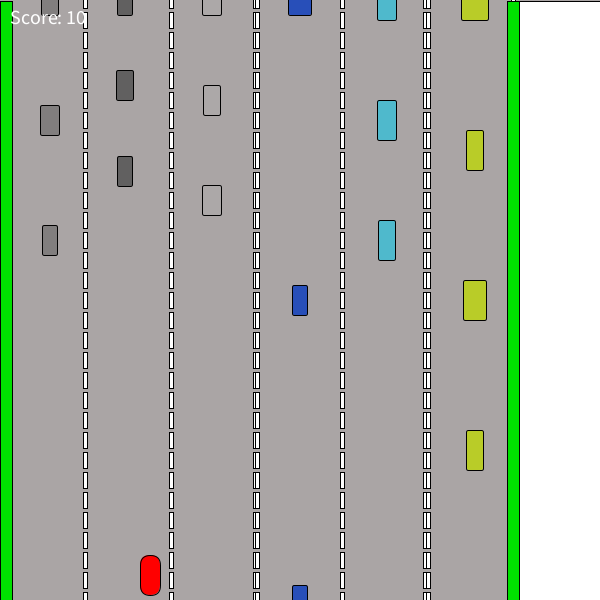
Frame 1 (no input)
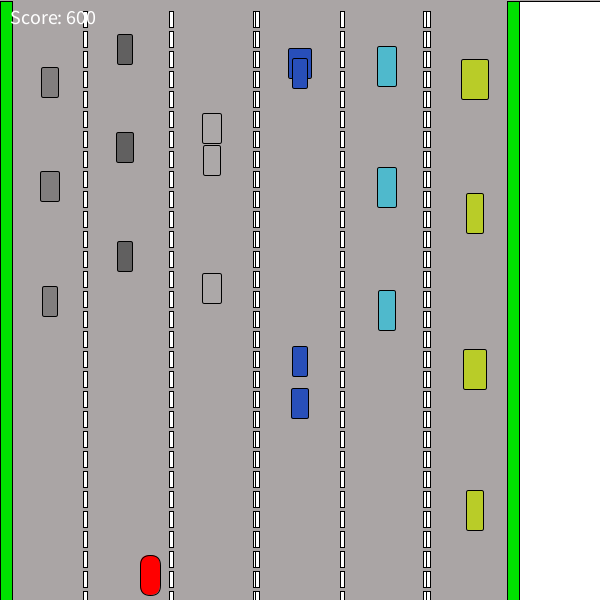
Frame 60 (the mouse pressed at the canvas centre just before this capture)
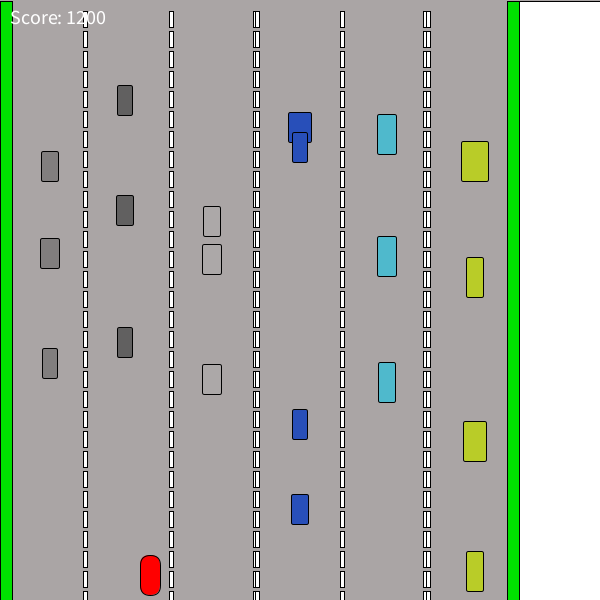
Frame 120 (the mouse held since frame 60 and released just before this capture)

The Processing sketch that drew these frames (run headless with seeded random() and noise(); from frame 60 on, the mouse is pressed at the canvas centre):

// Processing sketch: jeux_de_voitures_Ali
// ── jeux_de_voitures_Ali.pde
int score = 0;
boolean gameOver = false;
int meilleurScore = 0;
/////////////////////////////////le trotoire/////////////////////////////////////////////////
Trotoir[] trotoire1 = new Trotoir[100];
Trotoir[] trotoire2 = new Trotoir[100];
Trotoir[] trotoire3 = new Trotoir[100];
Trotoir[] trotoire4 = new Trotoir[100];
Trotoir[] trotoire5 = new Trotoir[100];

////////////////////////////////les voitures/////////////////////////////////////////////////
//***les couleurs***//
float A, B, C, D;

Voiture[] voitures1 = new Voiture[3];
Voiture[] voitures2 = new Voiture[3];
Voiture[] voitures3 = new Voiture[3];
Voiture[] voitures4 = new Voiture[4];
Voiture[] voitures5 = new Voiture[3];
Voiture[] voitures6 = new Voiture[4];
//////////////////////la voitue a manipuler////////////////////////////////////////////////////
Voiture1 voiture;
////////////////////////////////////////////////////////////////////////////////////////////////
void setup() {
  size(600, 600);

  ////////////////////////////le trotoire///////////////////////////////////////////////////////
  for (int i = 0; i < trotoire1.length; i++) {
    trotoire1[i] = new Trotoir(width/7, i *20, 1, color(255), 8);
  }
  for (int i = 0; i < trotoire2.length; i++) {
    trotoire2[i] = new Trotoir(2*width/7, i *20, 1, color(255), 8);
  }
  for (int i = 0; i < trotoire2.length; i++) {
    trotoire3[i] = new Trotoir(3*width/7, i *20, 1, color(255), 8);
  }
  for (int i = 0; i < trotoire2.length; i++) {
    trotoire4[i] = new Trotoir(4*width/7, i *20, 1, color(255), 8);
  }
  for (int i = 0; i < trotoire2.length; i++) {
    trotoire5[i] = new Trotoir(5*width/7, i *20, 1, color(255), 8);
  }

  ////////////////////////////////////les voitures////////////////////////////////////////////////////
  A=random(0, 63);
  B=random(63, 126);
  C=random(126, 189);
  D=random(189, 255);

  for (int i = 0; i < voitures1.length; i++) {
    voitures1[i] = new Voiture(width/12, i*height/5, random(0.80, 1.5), color(A, B), random(width/40, width/25), random(height/20, height/40));
  }
  for (int i = 0; i < voitures2.length; i++) {
    voitures2[i] = new Voiture(5*width/24, i*height/7, random(0.55, 2), color( B, D), random(width/40, width/30), random(height/20, height/30));
  }
  for (int i = 0; i < voitures3.length; i++) {
    voitures3[i] = new Voiture(17*width/48, i*height/6, random(1, 2.25), color(C, A), random(width/40, width/25), random(height/20, height/50));
  }
  for (int i = 0; i < voitures4.length; i++) {
    voitures4[i] = new Voiture(6*width/12, i*height/2, random(1, 2), color(A, B, C), random(width/40, width/25), random(height/20, height/30));
  }
  for (int i = 0; i < voitures5.length; i++) {
    voitures5[i] = new Voiture(31*width/48, i*height/5, random(1, 1.5), color(B, C, D), random(width/40, width/30), random(height/15, height/45));
  }
  for (int i = 0; i < voitures6.length; i++) {
    voitures6[i] = new Voiture(19*width/24, i*height/4, random(1, 1.5), color(C, D, A), random(width/40, width/20), random(height/15, height/50));
  }
  ////////////////////////la voiture a manipuler///////////////////////////////////////////////////////////////////////////////////
  voiture = new Voiture1(width/4, height-25, random(1, 5), color(255, 0, 0), width/30, width/15);
  ////////////////////////////////////////////////////////////////////////////////////////////////////////////////////////////////
}

void draw() {
  if (!gameOver) {
    background(170, 165, 165);

    /////////////////////////////////////le trotoire//////////////////////////////////////////////////////////////////////////////
    for (int i = 0; i < trotoire1.length; i++) {
      trotoire1[i].dessiner();
      trotoire1[i].bouger();
    }
    for (int i = 0; i < trotoire2.length; i++) {
      trotoire2[i].dessiner();
      trotoire2[i].bouger();
    }
    for (int i = 0; i < trotoire3.length; i++) {
      trotoire3[i].dessiner();
      trotoire3[i].bouger();
    }
    for (int i = 0; i < trotoire4.length; i++) {
      trotoire4[i].dessiner();
      trotoire4[i].bouger();
    }
    for (int i = 0; i < trotoire5.length; i++) {
      trotoire5[i].dessiner();
      trotoire5[i].bouger();
    }

    fill(255);
    rectMode(CORNER);
    rect(width-width/7, 1, width /6, height);
    fill(0, 225, 0);
    rect(width-width/6.5, 1, width/50, height);
    rect(0, 1, width/50, height);

    /////////////////////////////////les voitures////////////////////////////////////////////////////////////////////////////////////

    for (int i = 0; i < voitures1.length; i++) {
      voitures1[i].dessiner();
      voitures1[i].bouger();
      voitures1[i].verifierCollision(voiture);
    }
    for (int i = 0; i < voitures2.length; i++) {
      voitures2[i].dessiner();
      voitures2[i].bouger();
      voitures2[i].verifierCollision(voiture);
    }
    for (int i = 0; i < voitures3.length; i++) {
      voitures3[i].dessiner();
      voitures3[i].bouger();
      voitures3[i].verifierCollision(voiture);
    }
    for (int i = 0; i < voitures4.length; i++) {
      voitures4[i].dessiner();
      voitures4[i].bouger();
      voitures4[i].verifierCollision(voiture);
    }
    for (int i = 0; i < voitures5.length; i++) {
      voitures5[i].dessiner();
      voitures5[i].bouger();
      voitures5[i].verifierCollision(voiture);
    }
    for (int i = 0; i < voitures6.length; i++) {
      voitures6[i].dessiner();
      voitures6[i].bouger();
      voitures6[i].verifierCollision(voiture);
    }


    //////////////////////////////////la voitu a manipuler/////////////////////////////////////
    voiture.dessiner();
    voiture.bouger();
    voiture.incrementScore();
    //////////////////////////////le contacte et collision/////////////////////////////////////////////////////
    afficherScore();
  } else {
    afficherGameOver();
  }
}
void afficherScore() {
  fill(255);
  textSize(20);
  textAlign(LEFT, TOP);
  text("Score: " + score, 10, 10);
}

boolean contact(float xDeLaVoiturePrincipale, float yDeLaVoiturePrincipale, float xDesVoiture, float yDesVoitures) {
  if (dist(xDeLaVoiturePrincipale, yDeLaVoiturePrincipale, xDesVoiture, yDesVoitures) <width/25) {
    return true;
  } else {
    return false;
  }
}
void afficherGameOver() {
  // Fond avec une couleur solide
  fill(0, 0, 0, 10); // Noir
  rect(0, 0, 2*width, 2*height);

  // Mettre à jour le meilleur score si nécessaire
  if (score > meilleurScore) {
    meilleurScore = score;
  }

  // Ou utilisez une couleur plus vive
  // fill(50, 50, 150); // Bleu foncé

  // Texte Game Over
  fill(255, 0, 0); // Rouge
  textSize(width/10);
  textAlign(CENTER, CENTER);
  text("Game Over !", width/2, height/2 - 70);

  // Score final
  fill(255); // Blanc
  textSize(width/20);
  text("Score final : " + score, width/2, height/2 + 80);

  fill(255); // rouge
  textSize(width/20);
  text("Meilleur score : " + meilleurScore, width/2, height/2 + 20);

  fill(255); // blanc
  // Message pour recommencer (clignotant)
  if (frameCount % 60 < 30) {
    textSize(width/30);
    text("Appuyez sur ESPACE pour recommencer", width/2, height/2 + 160);
  }
}
void reinitialiserJeu() {
  score = 0;
  gameOver = false;

  // Réinitialisez la position de la voiture principale
  voiture = new Voiture1(width / 4, height - 25, random(1, 5), color(255, 0, 0), width /30, width/15);

  // Réinitialisez les positions des autres voitures si nécessaire
  for (int i = 0; i < voitures1.length; i++) {
    voitures1[i] = new Voiture(width/12, i*height/5, random(0.80, 1.5), color(random(255), random(255)), random(width/40, width/25), random(height/20, height/40));
    // Répétez pour voitures2, voitures3...
  }

  loop();
}
void keyPressed() {
  if (gameOver && key == ' ') {
    reinitialiserJeu();
  }
}

// ── la_voiture_principale.pde
//*************************La Classes De La Voiture Principale******************************//
class Voiture1 {
  //////////////////////////////////attributs///////////////////////////////////////////////
  float xVoiture, yVoiture;
  float vitesse;
  color couleur;
  float taille1;
  float taille2;

  ///////////////////////////////constructeurs//////////////////////////////////////////////

  Voiture1(float xVoiture, float yVoiture, float vitesse, color couleur, float taille1, float taille2) {
    this.xVoiture = xVoiture;
    this.yVoiture = yVoiture;
    this.vitesse = vitesse;
    this.couleur = couleur;
    this.taille1 = taille1;
    this.taille2 = taille2;
  }

  //////////////////////////////////méthodes///////////////////////////////////////////////
  void incrementScore() {
    score += 10;
  }
  
  
  // dessiner la voiture principale:
  void dessiner() {
    rectMode(CENTER);
    fill(couleur);
    rect(xVoiture, yVoiture, taille1, taille2, 10);
  }
  // faire bouger la voiture principale:
  void bouger() {
    if (key == CODED) {
      if (keyCode == UP) {
        yVoiture=yVoiture-1;
      } else if (keyCode == DOWN) {
        yVoiture=yVoiture+1;
      } else if (keyCode==LEFT) {
        xVoiture=xVoiture-1;
      } else if (keyCode == RIGHT) {
        xVoiture=xVoiture+1;
      } else {
        xVoiture=-xVoiture;
      }
    }
    if (xVoiture==width-width/5 ) {
      xVoiture=xVoiture-1;
    } else if (xVoiture==width/20) {
      xVoiture=xVoiture+1;
    } else if (yVoiture==height-height/40) {
      yVoiture=yVoiture-1;
    } else if (yVoiture==height/40) {
      yVoiture=yVoiture+1;
    }
  }
}

/////THE CODING TRAIN

// ── le_trotoire.pde
//*************************La Classe Du Trotoire **************************//
class Trotoir {
  ////////////////////////// attributs////////////////////////////////////////
  float xTrotoire, yTrotoire;
  float vitesse;
  color couleur;
  float taille;

  ///////////////////////constructeurs//////////////////////////////////////////


  Trotoir(float xTrotoire, float yTrotoire, float vitesse, color couleur, float taille) {
    this.xTrotoire = xTrotoire;
    this.yTrotoire = yTrotoire;
    this.vitesse = vitesse;
    this.couleur = couleur;
    this.taille = taille;
  }

  //////////////////////// méthodes ////////////////////////////////////////////
  //dessiner le trotoire:
  void dessiner() {
    rectMode(CENTER);
    fill(couleur);
    for (int j =1; j<=5; j++) {
      rect(j*xTrotoire, yTrotoire, taille/2, taille *2);
      j++;
    }
  }
  // faire bouger le trotoire :
  void bouger() {
   yTrotoire = (yTrotoire + vitesse) % width;
  }
}

// ── les_voitures_suplementaires.pde
//***********************La Classe Des Voitures ***************************//
class Voiture {
  /////////////////////////// attributs////////////////////////////////////
  float xDesVoitures, yDesVoitures;
  float vitesse;
  color couleur;
  float taille1;
  float taille2;
  boolean toucher =true;
  ////////////////////////// constructeurs ////////////////////////////////
  Voiture(float xDesVoitures, float yDesVoitures, float vitesse, color couleur, float taille1, float taille2) {
    this.xDesVoitures = xDesVoitures;
    this.yDesVoitures = yDesVoitures;
    this.vitesse = vitesse;
    this.couleur = couleur;
    this.taille1 = taille1;
    this.taille2=taille2;
  }

  //////////////////////////// méthodes////////////////////////////////////
  // dessiner les voitures:
  void dessiner() {
    rectMode(CENTER);
    fill(couleur);
    rect(xDesVoitures, yDesVoitures, taille1, taille2, 2);
  }
  // faire bouger les voitures:
  void bouger() {
    yDesVoitures = (yDesVoitures + vitesse) % width;
  }
  void verifierCollision(Voiture1 v) {
    toucher = contact( v.xVoiture, v.yVoiture, xDesVoitures, yDesVoitures);
    if (toucher && !gameOver) {
        gameOver = true;
    }
  }
}
//////////////////////////////////////////////////////////////////////
